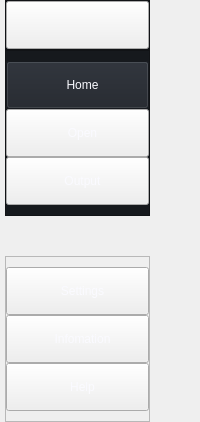
     <widget class="QWidget" name="leftMenuContainer" native="true">
      <property name="enabled">
       <bool>true</bool>
      </property>
      <property name="maximumSize">
       <size>
        <width>200</width>
        <height>16777215</height>
       </size>
      </property>
      <property name="styleSheet">
       <string notr="true">QPushButton {
min-height:40;
color:#fafaff;
}

</string>
      </property>
      <layout class="QVBoxLayout" name="verticalLayout">
       <property name="leftMargin">
        <number>0</number>
       </property>
       <property name="topMargin">
        <number>0</number>
       </property>
       <property name="rightMargin">
        <number>0</number>
       </property>
       <property name="bottomMargin">
        <number>0</number>
       </property>
       <item alignment="Qt::AlignLeft">
        <widget class="QWidget" name="leftMenuSubContainer" native="true">
         <property name="minimumSize">
          <size>
           <width>150</width>
           <height>0</height>
          </size>
         </property>
         <layout class="QVBoxLayout" name="verticalLayout_2">
          <property name="spacing">
           <number>0</number>
          </property>
          <property name="leftMargin">
           <number>5</number>
          </property>
          <property name="topMargin">
           <number>0</number>
          </property>
          <property name="rightMargin">
           <number>0</number>
          </property>
          <property name="bottomMargin">
           <number>0</number>
          </property>
          <item alignment="Qt::AlignTop">
           <widget class="QFrame" name="frame">
            <property name="styleSheet">
             <string notr="true">#frame {
	background-color: rgb(22, 25, 29);
}</string>
            </property>
            <property name="frameShape">
             <enum>QFrame::StyledPanel</enum>
            </property>
            <property name="frameShadow">
             <enum>QFrame::Raised</enum>
            </property>
            <layout class="QHBoxLayout" name="horizontalLayout_2">
             <property name="spacing">
              <number>0</number>
             </property>
             <property name="leftMargin">
              <number>0</number>
             </property>
             <property name="topMargin">
              <number>0</number>
             </property>
             <property name="rightMargin">
              <number>0</number>
             </property>
             <property name="bottomMargin">
              <number>0</number>
             </property>
             <item>
              <widget class="QPushButton" name="menuBtn">
               <property name="minimumSize">
                <size>
                 <width>0</width>
                 <height>44</height>
                </size>
               </property>
               <property name="toolTip">
                <string>Menu</string>
               </property>
               <property name="styleSheet">
                <string notr="true"/>
               </property>
               <property name="text">
                <string/>
               </property>
               <property name="icon">
                <iconset>
                 <normaloff>:/icons/icons/original_svg/align-justify.svg</normaloff>:/icons/icons/original_svg/align-justify.svg</iconset>
               </property>
               <property name="iconSize">
                <size>
                 <width>24</width>
                 <height>24</height>
                </size>
               </property>
              </widget>
             </item>
            </layout>
           </widget>
          </item>
          <item alignment="Qt::AlignTop">
           <widget class="QFrame" name="frame_2">
            <property name="sizePolicy">
             <sizepolicy hsizetype="Preferred" vsizetype="Expanding">
              <horstretch>0</horstretch>
              <verstretch>0</verstretch>
             </sizepolicy>
            </property>
            <property name="styleSheet">
             <string notr="true">#frame_2 {
	background-color: rgb(22, 25, 29);
}</string>
            </property>
            <property name="frameShape">
             <enum>QFrame::StyledPanel</enum>
            </property>
            <property name="frameShadow">
             <enum>QFrame::Raised</enum>
            </property>
            <layout class="QVBoxLayout" name="verticalLayout_3">
             <property name="spacing">
              <number>0</number>
             </property>
             <property name="leftMargin">
              <number>0</number>
             </property>
             <property name="topMargin">
              <number>10</number>
             </property>
             <property name="rightMargin">
              <number>0</number>
             </property>
             <property name="bottomMargin">
              <number>10</number>
             </property>
             <item>
              <widget class="QPushButton" name="homeBtn">
               <property name="minimumSize">
                <size>
                 <width>0</width>
                 <height>44</height>
                </size>
               </property>
               <property name="toolTip">
                <string>Home</string>
               </property>
               <property name="styleSheet">
                <string notr="true">#homeBtn {
background-color: #1f232a;
}</string>
               </property>
               <property name="text">
                <string>   Home</string>
               </property>
               <property name="icon">
                <iconset>
                 <normaloff>:/icons/icons/original_svg/home.svg</normaloff>:/icons/icons/original_svg/home.svg</iconset>
               </property>
               <property name="iconSize">
                <size>
                 <width>24</width>
                 <height>24</height>
                </size>
               </property>
              </widget>
             </item>
             <item>
              <widget class="QPushButton" name="openBtn">
               <property name="minimumSize">
                <size>
                 <width>0</width>
                 <height>44</height>
                </size>
               </property>
               <property name="toolTip">
                <string>Open</string>
               </property>
               <property name="text">
                <string>   Open</string>
               </property>
               <property name="icon">
                <iconset>
                 <normaloff>:/icons/icons/original_svg/file-text.svg</normaloff>:/icons/icons/original_svg/file-text.svg</iconset>
               </property>
               <property name="iconSize">
                <size>
                 <width>24</width>
                 <height>24</height>
                </size>
               </property>
              </widget>
             </item>
             <item>
              <widget class="QPushButton" name="outputBtn">
               <property name="minimumSize">
                <size>
                 <width>0</width>
                 <height>44</height>
                </size>
               </property>
               <property name="toolTip">
                <string>Output</string>
               </property>
               <property name="text">
                <string>   Output</string>
               </property>
               <property name="icon">
                <iconset>
                 <normaloff>:/icons/icons/original_svg/printer.svg</normaloff>:/icons/icons/original_svg/printer.svg</iconset>
               </property>
               <property name="iconSize">
                <size>
                 <width>24</width>
                 <height>24</height>
                </size>
               </property>
              </widget>
             </item>
            </layout>
           </widget>
          </item>
          <item>
           <spacer name="verticalSpacer">
            <property name="orientation">
             <enum>Qt::Vertical</enum>
            </property>
            <property name="sizeHint" stdset="0">
             <size>
              <width>20</width>
              <height>40</height>
             </size>
            </property>
           </spacer>
          </item>
          <item alignment="Qt::AlignBottom">
           <widget class="QFrame" name="frame_3">
            <property name="styleSheet">
             <string notr="true">#frame_2 {
	background-color: rgb(22, 25, 29);
}</string>
            </property>
            <property name="frameShape">
             <enum>QFrame::StyledPanel</enum>
            </property>
            <property name="frameShadow">
             <enum>QFrame::Raised</enum>
            </property>
            <layout class="QVBoxLayout" name="verticalLayout_4">
             <property name="spacing">
              <number>0</number>
             </property>
             <property name="leftMargin">
              <number>0</number>
             </property>
             <property name="topMargin">
              <number>10</number>
             </property>
             <property name="rightMargin">
              <number>0</number>
             </property>
             <property name="bottomMargin">
              <number>10</number>
             </property>
             <item>
              <widget class="QPushButton" name="setBtn">
               <property name="minimumSize">
                <size>
                 <width>0</width>
                 <height>44</height>
                </size>
               </property>
               <property name="toolTip">
                <string>Settings</string>
               </property>
               <property name="text">
                <string>   Settings</string>
               </property>
               <property name="icon">
                <iconset>
                 <normaloff>:/icons/icons/original_svg/settings.svg</normaloff>:/icons/icons/original_svg/settings.svg</iconset>
               </property>
               <property name="iconSize">
                <size>
                 <width>24</width>
                 <height>24</height>
                </size>
               </property>
              </widget>
             </item>
             <item>
              <widget class="QPushButton" name="infoBtn">
               <property name="minimumSize">
                <size>
                 <width>0</width>
                 <height>44</height>
                </size>
               </property>
               <property name="toolTip">
                <string>Infomation</string>
               </property>
               <property name="text">
                <string>   Infomation</string>
               </property>
               <property name="icon">
                <iconset>
                 <normaloff>:/icons/icons/original_svg/info.svg</normaloff>:/icons/icons/original_svg/info.svg</iconset>
               </property>
               <property name="iconSize">
                <size>
                 <width>24</width>
                 <height>24</height>
                </size>
               </property>
              </widget>
             </item>
             <item>
              <widget class="QPushButton" name="helpBtn">
               <property name="minimumSize">
                <size>
                 <width>0</width>
                 <height>44</height>
                </size>
               </property>
               <property name="toolTip">
                <string>Help</string>
               </property>
               <property name="text">
                <string>   Help</string>
               </property>
               <property name="icon">
                <iconset>
                 <normaloff>:/icons/icons/original_svg/help-circle.svg</normaloff>:/icons/icons/original_svg/help-circle.svg</iconset>
               </property>
               <property name="iconSize">
                <size>
                 <width>24</width>
                 <height>24</height>
                </size>
               </property>
              </widget>
             </item>
            </layout>
           </widget>
          </item>
         </layout>
        </widget>
       </item>
      </layout>
     </widget>
